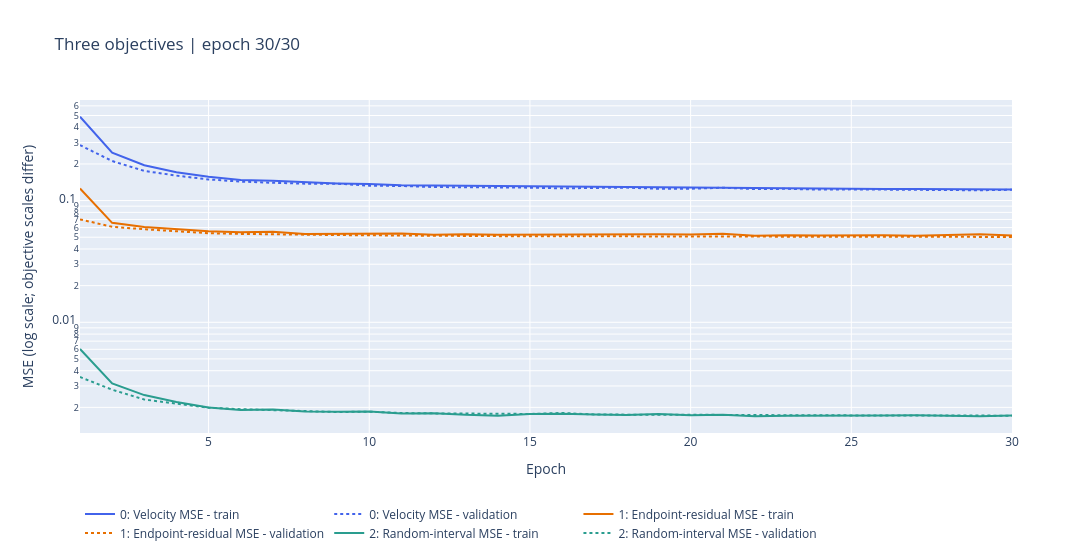

Write notebook code for a chart like this one.
### Markdown cell above
## 4. Compare Three Flow-Matching Objectives

All three models use the same U-Net, initial weights, maze batches, Gaussian noise, and sampled $t_0$. They always predict a velocity $v_\theta(x_{t_0},t_0)$.

1. **Velocity MSE:** $\operatorname{MSE}(x_1-z, v_\theta)$.
2. **Endpoint-residual MSE:** $\operatorname{MSE}(x_1-x_{t_0}, (1-t_0)v_\theta)$.
3. **Random-interval MSE:** sample $\Delta t$ per example and use $\operatorname{MSE}(x_{t_1}-x_{t_0}, \Delta t\,v_\theta)$, where $t_1=t_0+\Delta t$.

The second objective weights velocity errors by $(1-t_0)^2$; the third weights them by $\Delta t^2$. Their raw loss magnitudes therefore are not directly comparable. Solvability after sampling provides a common outcome measure. Validation uses fixed noise and times so its curves are less noisy.

### Code cell
BATCH_SIZE = 128
EPOCHS = 30
LEARNING_RATE = 2e-4
PLOT_EVERY = 1
DT_MIN = 0.01
DT_MAX = 0.2

train_loader = DataLoader(
    TensorDataset(train_mazes), batch_size=BATCH_SIZE, shuffle=True, drop_last=True
)
val_loader = DataLoader(TensorDataset(val_mazes), batch_size=BATCH_SIZE, shuffle=False)
optimizers = {
    name: torch.optim.AdamW(candidate.parameters(), lr=LEARNING_RATE)
    for name, candidate in models.items()
}


def sample_training_context(maze_batch, generator=None):
    """Share a maze/noise/time context across methods 0 and 1; add random dt for 2."""
    x_data = embed_binary(maze_batch.to(DEVICE), binary_embeddings)
    noise = torch.randn(
        x_data.shape, generator=generator, device=DEVICE, dtype=x_data.dtype
    )
    batch_size = x_data.shape[0]
    t0 = (1.0 - DT_MIN) * torch.rand(
        batch_size, generator=generator, device=DEVICE, dtype=x_data.dtype
    )
    t0_image = t0[:, None, None, None]
    x_t0 = (1.0 - t0_image) * noise + t0_image * x_data

    remaining = (1.0 - t0).clamp_min(torch.finfo(x_data.dtype).eps)
    dt_upper = torch.minimum(torch.full_like(t0, DT_MAX), remaining)
    dt_lower = torch.minimum(torch.full_like(t0, DT_MIN), dt_upper)
    dt = dt_lower + torch.rand(
        batch_size, generator=generator, device=DEVICE, dtype=x_data.dtype
    ) * (dt_upper - dt_lower)
    t1 = (t0 + dt).clamp(max=1.0)
    t1_image = t1[:, None, None, None]
    x_t1 = (1.0 - t1_image) * noise + t1_image * x_data
    return x_data, noise, t0, x_t0, dt, x_t1


def objective_losses(context, candidate_models):
    x_data, noise, t0, x_t0, dt, x_t1 = context
    velocity_target = x_data - noise
    residual_target = x_data - x_t0
    interval_target = x_t1 - x_t0
    t0_scale = (1.0 - t0)[:, None, None, None]
    dt_scale = dt[:, None, None, None]
    losses = {}
    for name, candidate in candidate_models.items():
        predicted_velocity = candidate(x_t0, t0 * TIME_EMBEDDING_SCALE)
        if name == "velocity":
            losses[name] = F.mse_loss(predicted_velocity, velocity_target)
        elif name == "endpoint_residual":
            losses[name] = F.mse_loss(t0_scale * predicted_velocity, residual_target)
        else:
            losses[name] = F.mse_loss(dt_scale * predicted_velocity, interval_target)
    return losses


@torch.no_grad()
def validation_losses():
    # Recreate the same validation contexts every epoch for a stable comparison.
    generator = torch.Generator(device=DEVICE).manual_seed(SEED + 401)
    was_training = {name: candidate.training for name, candidate in models.items()}
    for candidate in models.values():
        candidate.eval()
    totals = {name: [] for name in models}
    try:
        for (maze_batch,) in val_loader:
            context = sample_training_context(maze_batch, generator)
            for name, value in objective_losses(context, models).items():
                totals[name].append(value.item())
        return {name: float(np.mean(values)) for name, values in totals.items()}
    finally:
        for name, candidate in models.items():
            candidate.train(was_training[name])


train_history = {name: [] for name in models}
val_history = {name: [] for name in models}
loss_fig = go.Figure()
method_colors = {
    "velocity": "#4263eb",
    "endpoint_residual": "#e76f00",
    "random_interval": "#2a9d8f",
}
for name in models:
    loss_fig.add_scatter(
        name=f"{MODEL_LABELS[name]} - train",
        mode="lines",
        line=dict(color=method_colors[name], width=2),
    )
    loss_fig.add_scatter(
        name=f"{MODEL_LABELS[name]} - validation",
        mode="lines",
        line=dict(color=method_colors[name], width=2, dash="dot"),
    )
loss_fig.update_layout(
    title="Three flow-matching objectives",
    xaxis_title="Epoch",
    yaxis_title="MSE (log scale; objective scales differ)",
    yaxis_type="log",
    width=1100,
    height=560,
    legend=dict(orientation="h", y=-0.2),
)
for epoch in range(1, EPOCHS + 1):
    for candidate in models.values():
        candidate.train()
    epoch_values = {name: [] for name in models}
    for (maze_batch,) in train_loader:
        context = sample_training_context(maze_batch)
        for name, candidate in models.items():
            loss = objective_losses(context, {name: candidate})[name]
            optimizers[name].zero_grad(set_to_none=True)
            loss.backward()
            torch.nn.utils.clip_grad_norm_(candidate.parameters(), max_norm=1.0)
            optimizers[name].step()
            epoch_values[name].append(loss.item())

    for name in models:
        train_history[name].append(float(np.mean(epoch_values[name])))
    validation = validation_losses()
    for name in models:
        val_history[name].append(validation[name])

    if epoch % PLOT_EVERY == 0 or epoch == 1:
        for method_index, name in enumerate(models):
            train_trace = 2 * method_index
            val_trace = train_trace + 1
            loss_fig.data[train_trace].x = list(range(1, epoch + 1))
            loss_fig.data[train_trace].y = np.maximum(train_history[name], 1e-12)
            loss_fig.data[val_trace].x = list(range(1, epoch + 1))
            loss_fig.data[val_trace].y = np.maximum(val_history[name], 1e-12)
    loss_fig.update_layout(title=f"Three objectives | epoch {epoch}/{EPOCHS}")
    clear_output(wait=True)
    display(loss_fig)

### Figure 1 — Plotly figure (JSON) as saved in the notebook; plotly's stock layout.template omitted (floating-point values rounded to 4 significant figures)
{"data": [{"line": {"color": "#4263eb", "width": 2}, "mode": "lines", "name": "0: Velocity MSE - train", "type": "scatter", "x": [1, 2, 3, 4, 5, 6, 7, 8, 9, 10, 11, 12, 13, 14, 15, 16, 17, 18, 19, 20, 21, 22, 23, 24, 25, 26, 27, 28, 29, 30], "y": [0.4892, 0.2477, 0.195, 0.1708, 0.1568, 0.1473, 0.1458, 0.1414, 0.1384, 0.1365, 0.1336, 0.1327, 0.1321, 0.131, 0.1314, 0.1291, 0.1299, 0.1282, 0.1282, 0.1271, 0.1275, 0.1264, 0.1253, 0.1255, 0.1245, 0.1242, 0.1247, 0.1244, 0.1248, 0.1232]}, {"line": {"color": "#4263eb", "dash": "dot", "width": 2}, "mode": "lines", "name": "0: Velocity MSE - validation", "type": "scatter", "x": [1, 2, 3, 4, 5, 6, 7, 8, 9, 10, 11, 12, 13, 14, 15, 16, 17, 18, 19, 20, 21, 22, 23, 24, 25, 26, 27, 28, 29, 30], "y": [0.2855, 0.2113, 0.1753, 0.1603, 0.1492, 0.1432, 0.14, 0.1377, 0.1376, 0.1326, 0.1318, 0.1292, 0.1287, 0.1291, 0.1277, 0.1261, 0.1268, 0.1278, 0.125, 0.1251, 0.1275, 0.1242, 0.1249, 0.1231, 0.1236, 0.1228, 0.1222, 0.1225, 0.1216, 0.1227]}, {"line": {"color": "#e76f00", "width": 2}, "mode": "lines", "name": "1: Endpoint-residual MSE - train", "type": "scatter", "x": [1, 2, 3, 4, 5, 6, 7, 8, 9, 10, 11, 12, 13, 14, 15, 16, 17, 18, 19, 20, 21, 22, 23, 24, 25, 26, 27, 28, 29, 30], "y": [0.1257, 0.06566, 0.06073, 0.05842, 0.05607, 0.05501, 0.05556, 0.05324, 0.05349, 0.05347, 0.05371, 0.05239, 0.0528, 0.05243, 0.05256, 0.05279, 0.05245, 0.05258, 0.05283, 0.05253, 0.05333, 0.05143, 0.05188, 0.05159, 0.05203, 0.05188, 0.05146, 0.05214, 0.05281, 0.05164]}, {"line": {"color": "#e76f00", "dash": "dot", "width": 2}, "mode": "lines", "name": "1: Endpoint-residual MSE - validation", "type": "scatter", "x": [1, 2, 3, 4, 5, 6, 7, 8, 9, 10, 11, 12, 13, 14, 15, 16, 17, 18, 19, 20, 21, 22, 23, 24, 25, 26, 27, 28, 29, 30], "y": [0.07003, 0.0609, 0.05814, 0.05574, 0.05393, 0.05324, 0.05267, 0.05221, 0.05209, 0.05186, 0.05149, 0.05133, 0.05118, 0.05104, 0.05099, 0.05087, 0.05084, 0.05088, 0.0507, 0.05072, 0.05057, 0.05057, 0.05047, 0.05051, 0.05042, 0.05036, 0.05033, 0.05031, 0.05025, 0.05031]}, {"line": {"color": "#2a9d8f", "width": 2}, "mode": "lines", "name": "2: Random-interval MSE - train", "type": "scatter", "x": [1, 2, 3, 4, 5, 6, 7, 8, 9, 10, 11, 12, 13, 14, 15, 16, 17, 18, 19, 20, 21, 22, 23, 24, 25, 26, 27, 28, 29, 30], "y": [0.006044, 0.003145, 0.002523, 0.002217, 0.001997, 0.001902, 0.001919, 0.001849, 0.001842, 0.001847, 0.001781, 0.001793, 0.001737, 0.00171, 0.001765, 0.001772, 0.001745, 0.001728, 0.001766, 0.001724, 0.001743, 0.001687, 0.00171, 0.001721, 0.001726, 0.001718, 0.001719, 0.001714, 0.001693, 0.001712]}, {"line": {"color": "#2a9d8f", "dash": "dot", "width": 2}, "mode": "lines", "name": "2: Random-interval MSE - validation", "type": "scatter", "x": [1, 2, 3, 4, 5, 6, 7, 8, 9, 10, 11, 12, 13, 14, 15, 16, 17, 18, 19, 20, 21, 22, 23, 24, 25, 26, 27, 28, 29, 30], "y": [0.003552, 0.002792, 0.00232, 0.002149, 0.001988, 0.001933, 0.001901, 0.001855, 0.001831, 0.001845, 0.001796, 0.001785, 0.001783, 0.001791, 0.001766, 0.001798, 0.00175, 0.001742, 0.001745, 0.001732, 0.001737, 0.001732, 0.001722, 0.001724, 0.001722, 0.001716, 0.001714, 0.001706, 0.001707, 0.00171]}], "layout": {"height": 560, "legend": {"orientation": "h", "y": -0.2}, "title": {"text": "Three objectives | epoch 30/30"}, "width": 1100, "xaxis": {"title": {"text": "Epoch"}}, "yaxis": {"title": {"text": "MSE (log scale; objective scales differ)"}, "type": "log"}}}
